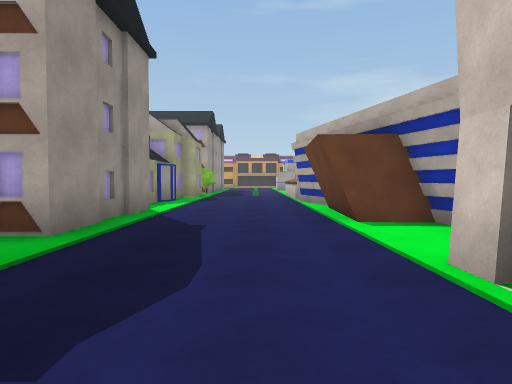
[1] (above)

24 first-person views from a walk through a Unity game level. The camera is 1.3 m above the floor, tilts 2° down and sees 75° across. The floor is counted in squares, 2 m on a side. Each view is taken from the middle of a square. On the plan, view 1 faces up. The plan holds only what a view shows up to about 10 squares ahead; the rest is blank. The place goes on beyond the plan. The player is left out.

[2]
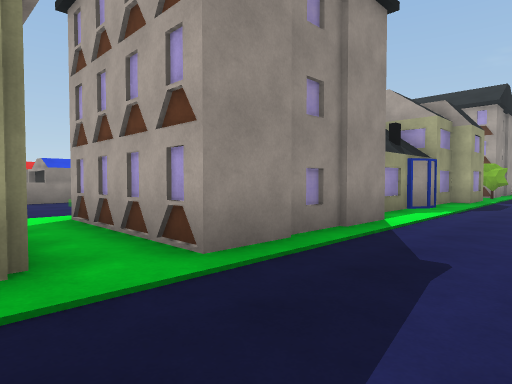

[3]
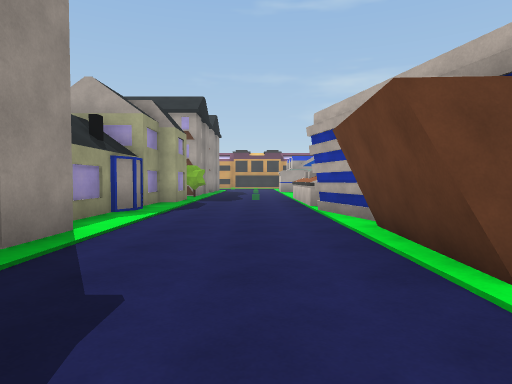

[4]
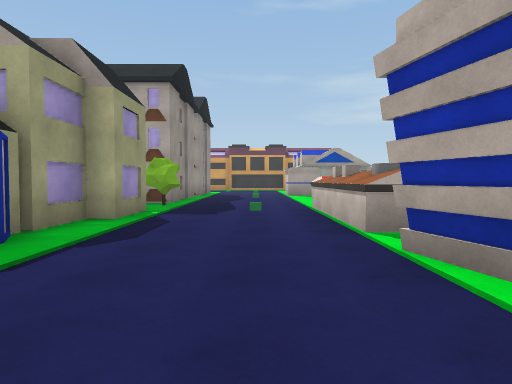

[5]
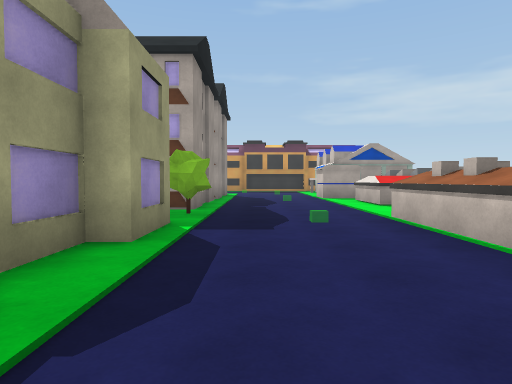

[6]
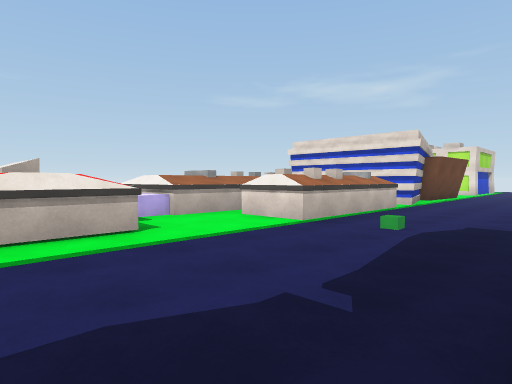

[7]
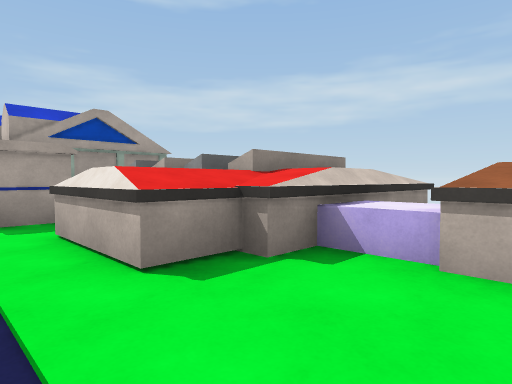

[8]
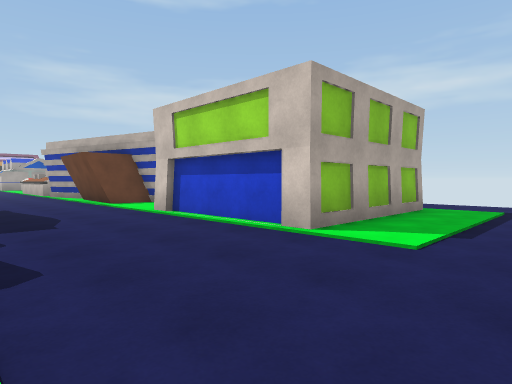

[9]
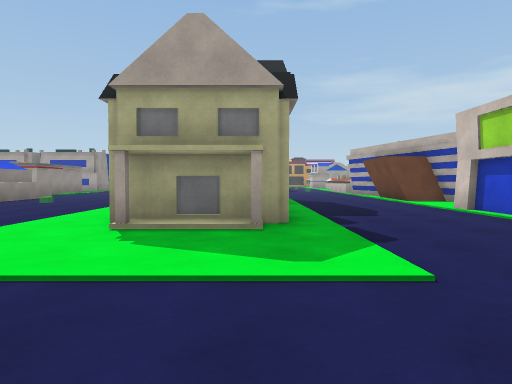

[10]
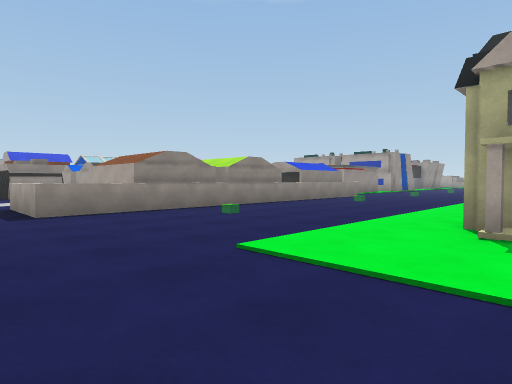

[11]
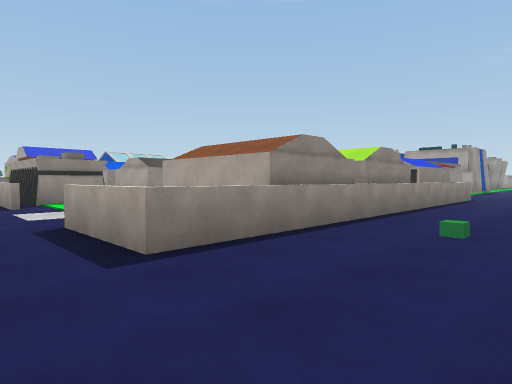

[12]
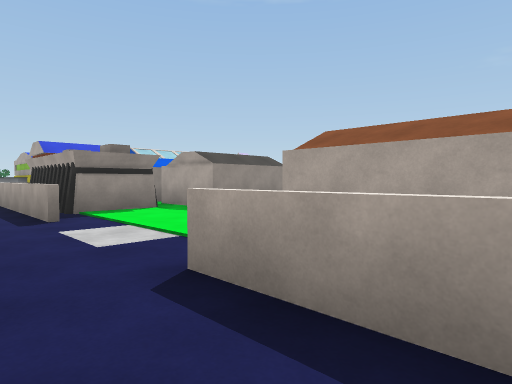

[13]
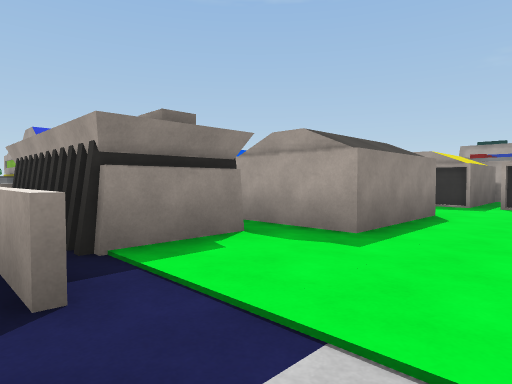

[14]
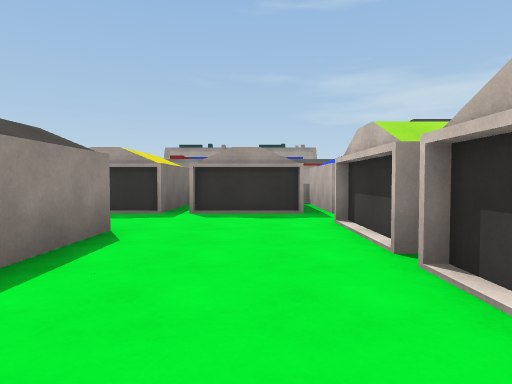

[15]
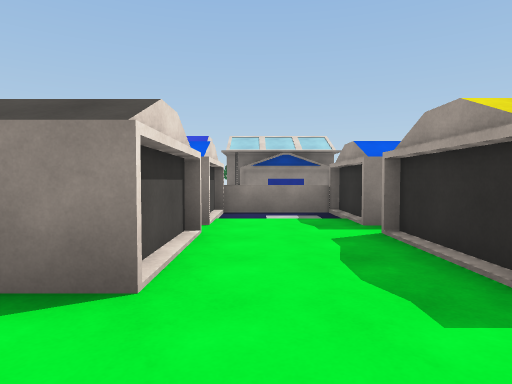

[16]
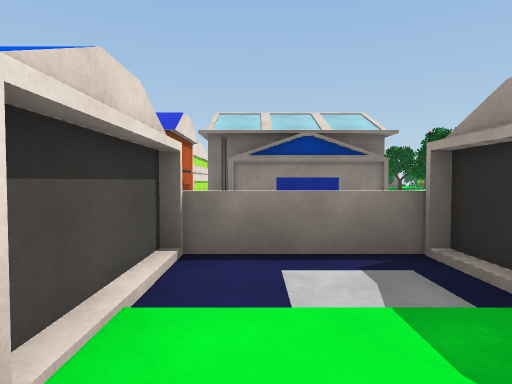

[17]
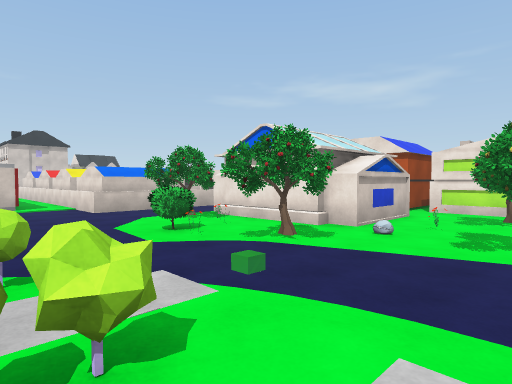

[18]
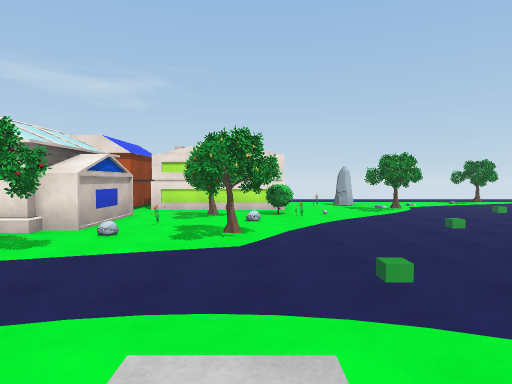

[19]
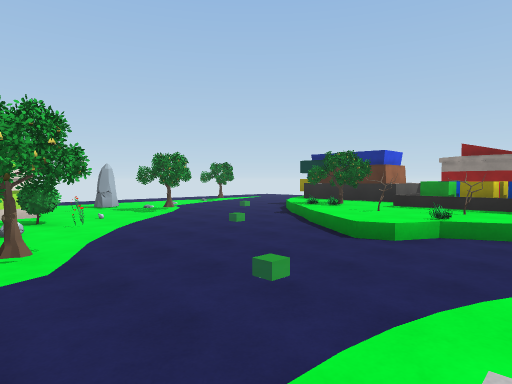

[20]
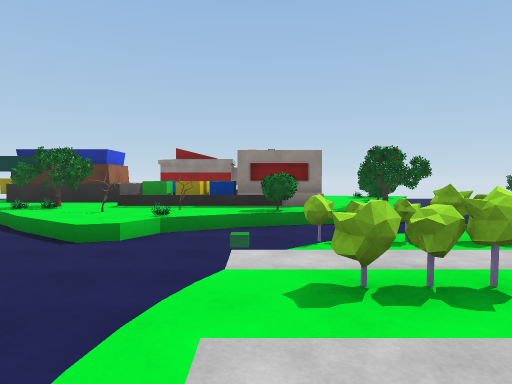

[21]
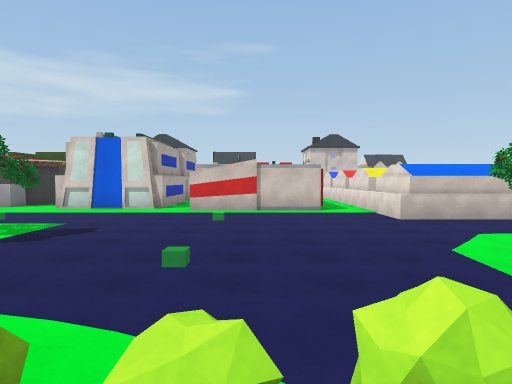

[22]
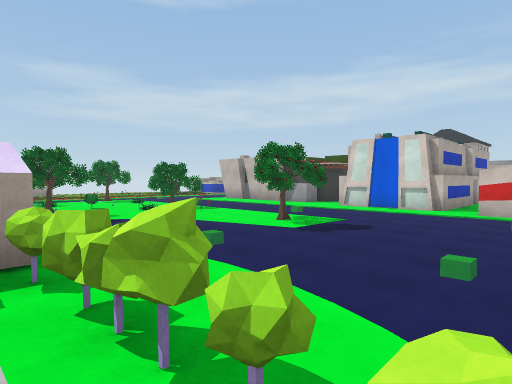

[23]
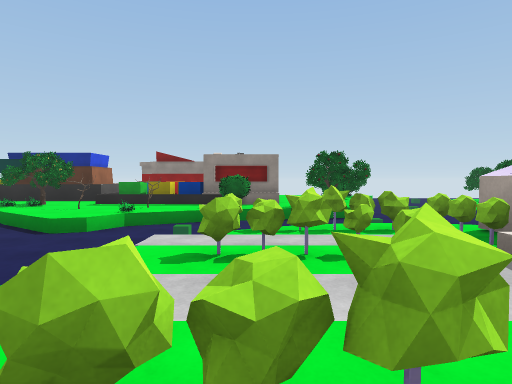

[24]
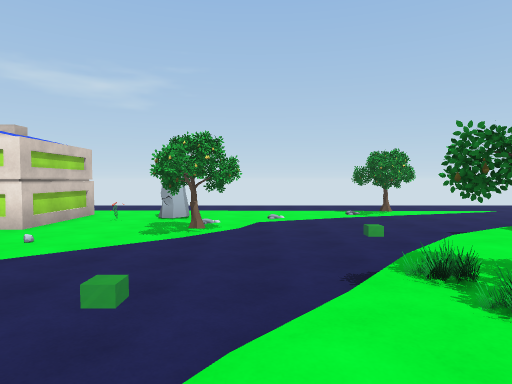

### Floor plan
Key: @ floor where view 1 was taken; # wall or solid block; . main floor; : floor 0.25 m higher than the main floor; + floor 0.5 m higher than the main floor; / step, stairs or slope; = window, fence, low wall or low ledge; ^ raised ledge; T tree; R rock; O other object.
Columns run from 41 left of view 1 to 7 right of it. Each row starts with its distance up from view 1.
 19              T:O T                    O....^ ^
 18               /:O/. ..                 ....^^^^^
 17                /:/....                 ....^^^^^
 16    ..         ./O/....               OO......^.
 15   ...         /.OO....#             OOOO.....^^^
 14   /.. /##  #+.........O                ....^.^^
 13  O /. +=++ =#........#                 ....^ ^^
 12  ++/. /#=+=+=........#                #....^  ^
 11  ##O../+^+=+=........#                #....^
 10  ##O.../+++/.........#                O....#
  9 ^^^+/................#                #....#
  8 ^^^OO/......O.O.......                #....#
  7  ^=O+/......OOOOO..###  #  ##          ....#
  6 O+T+/....TT.....O..###  #  ####.       ....#
  5 O+TO......TO#####..############....O   ....##
  4 O++/......O.#   #  =........  ^.....###.....
  3 O+/.....OOOO#   #  =........###.............
  2  ....T..OO..#####  ######...###.....  O....#
  1 .....T...###### O    ####...###.....   ....#
  0 .......O.  O #  O    ####...###.....#O#..@.#
 -1 .T....R..OO     O     ......###............####..
 -2 TT.... ..O      O      #......^..................
 -3                    ^####......^..................
 -4                      .......................
 -5                           .............

Positions as (right, up) in squares from view 1, and headings:
1: (0, 0), facing up
2: (0, 2), facing up-left
3: (0, 3), facing up
4: (0, 7), facing up
5: (-1, 9), facing up
6: (-2, 19), facing down-right
7: (1, 15), facing up-right
8: (-2, -4), facing up-right
9: (-3, -5), facing up
10: (-4, -5), facing up-left
11: (-8, -5), facing up-left
12: (-11, -5), facing up-left
13: (-15, -4), facing up-left
14: (-15, -2), facing up
15: (-15, 3), facing left
16: (-19, 3), facing left
17: (-32, 11), facing down-right
18: (-32, 11), facing down
19: (-31, 10), facing down-left
20: (-31, 10), facing left
21: (-30, 11), facing right
22: (-30, 11), facing up-right
23: (-30, 11), facing left
24: (-37, 7), facing down
